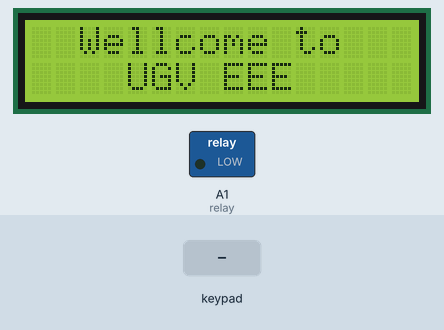
A sketch run on a simulated Arduino Uno, built with avr-gcc and run on an emulated ATmega328P. Parts: 16×2 character LCD, switched loads named in the sketch (green lamp = pin HIGH). The test bench sets the inputs (shaded band). Random numbers use the default seed unless the sketch sets one; the modem accepts every AT command (registered, SIM ready, sends succeed) and sends nothing else; what the sketch prints to the serial monitor is not drawn.

Above: at 1.2 s.
1.3 s: key '#' pressed
At 10.3 s:
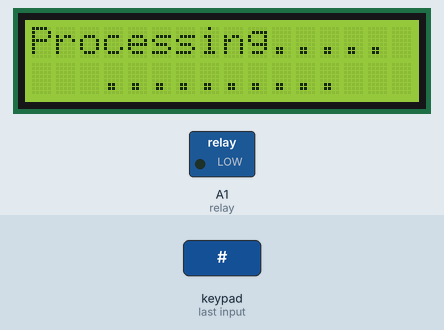
At 14.1 s:
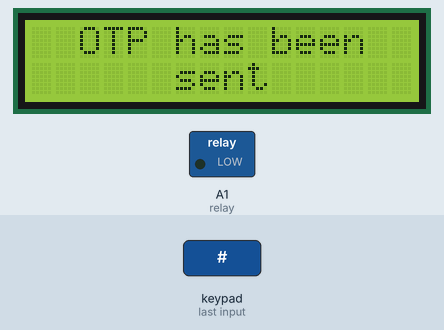
Timing chart, 0 to 15.6 s (numbered marks = the images above; inputs shaded):
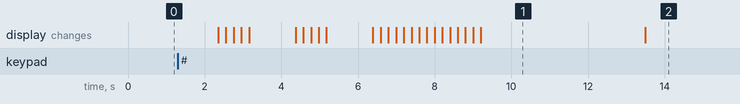

The sketch:

OTP_lock.ino
```cpp
#include <LiquidCrystal_I2C.h>
#include <SoftwareSerial.h>
SoftwareSerial gsm(3, 2);
#include <Keypad.h>

// Password Length
const int Password_Length = 4;
// Character to hold password input
String Data;
// Password
String password;

int mode=1  ;   //home=1  psword_gen=2   enter pass =3


// Pin connected to lock relay signal
int relay = A1;
int error=0;

// Counter for character entries
byte data_count = 0;

// Character to hold key input
char customKey;

// Constants for row and column sizes
const byte ROWS = 4;
const byte COLS = 4;

// Array to represent keys on keypad
char hexaKeys[ROWS][COLS] = {
  {'1', '2', '3', 'A'},
  {'4', '5', '6', 'B'},
  {'7', '8', '9', 'C'},
  {'*', '0', '#', 'D'}
};

// Connections to Arduino
byte rowPins[ROWS] = {13, 12, 11, 10};
byte colPins[COLS] = {9, 8, 5, 4};

// Create keypad object
Keypad customKeypad = Keypad(makeKeymap(hexaKeys), rowPins, colPins, ROWS, COLS);

// Create LCD object : Use 0x27 If 0x3F Doesn't work
LiquidCrystal_I2C lcd(0x27, 16, 2);

void setup() {
  // Setup LCD with backlight and initialize
  lcd.begin();
  Serial.begin(9600);
  gsm.begin(9600);
  lcd.backlight();
  randomSeed(analogRead(0));

  // Set relay as an OUTPUT pin
  pinMode(relay, OUTPUT);
}

void loop() {

  customKey = customKeypad.getKey();
  Serial.print(customKey);

  if (mode==1){
    mode1();
   }
   else if (mode==2){
    mode2();
   }
  else if (mode==3){
    mode3();
   }

   else if (mode==4){
    mode4();
   }

}

void clearData() {
  data_count = 0;
  Data ="";
}
```

GSM.ino
```cpp
  void send_sms(String x){

  Serial.println("Initializing...");
  delay(1000);

  gsm.println("AT"); //Handshaking with SIM900
  updateSerial();

  gsm.println("AT+CMGF=1"); // Configuring TEXT mode
  updateSerial();
  gsm.println("AT+CMGS=\"+8801759532528\"");//change ZZ with country code and xxxxxxxxxxx with phone number to sms
  updateSerial();
  gsm.print("Your OTP is : "+ x);
  Serial.print("done");
  updateSerial();
  gsm.write(26);
}

void updateSerial()
{
  delay(500);
  while (Serial.available())
  {
    gsm.write(Serial.read());//Forward what Serial received to Software Serial Port
  }
  while(gsm.available())
  {
    Serial.write(gsm                                                                         .read());//Forward what Software Serial received to Serial Port
  }
}
```

mode1.ino
```cpp
void mode1(){
  lcd.clear();
  lcd.setCursor(2, 0);
  lcd.print("Wellcome to");
  lcd.setCursor(4, 1);
  lcd.print("UGV EEE");
  if(customKey=='#'){
    delay(1000);
    mode=2;

  }
}
```

mode2.ino
```cpp
void mode2(){
  int t=200;
  lcd.clear();
    lcd.setCursor(0, 0);
  lcd.print("Processing");
    lcd.print(".");
    delay(t);
    lcd.print(".");
    delay(t);
    lcd.print(".");
    delay(t);
    lcd.print(".");
    delay(t);
    lcd.print(".");
    delay(t);
    delay(1000);
    lcd.clear();
    lcd.setCursor(0, 0);
    lcd.print("Processing");
    lcd.print(".");
    delay(t);
    lcd.print(".");
    delay(t);
    lcd.print(".");
    delay(t);
    lcd.print(".");
    delay(t);
    lcd.print(".");
    delay(t);
    delay(1000);
    password=random(1000,9999);
    lcd.clear();
    lcd.setCursor(0, 0);
    lcd.print("Processing");
    lcd.print(".");
    delay(t);
    lcd.print(".");
    delay(t);
    lcd.print(".");
    delay(t);
    lcd.print(".");
    delay(t);
    lcd.print(".");
    delay(t);
    lcd.setCursor(3, 1);
    lcd.print(".");
    delay(t);
    lcd.print(".");
    delay(t);
    lcd.print(".");
    delay(t);
    lcd.print(".");
    delay(t);
    lcd.print(".");
    delay(t);
    lcd.print(".");
    delay(t);
    lcd.print(".");
    delay(t);
    lcd.print(".");
    delay(t);
    lcd.print(".");
    delay(t);
    lcd.print(".");
    delay(t);
    delay(1000);
    send_sms(password);
    lcd.clear();
    lcd.setCursor(2, 0);
    lcd.print("OTP has been");
    lcd.setCursor(6, 1);
    lcd.print("sent");
    mode=3;
    delay(3000);
    lcd.clear();


}
```

mode3.ino
```cpp
void mode3(){
       // Initialize LCD and print
       //
    lcd.setCursor(0, 0);
    lcd.print("Enter Password:");
    if (customKey) {
      // Enter keypress into array and increment counter
      Data += customKey;
      lcd.setCursor(data_count, 1);
      lcd.print(Data[data_count]);
      data_count++;
    }

    if(error<3){
        if (data_count == Password_Length) {
          lcd.clear();

          if (Data == password) {
            // Correct Password
            lcd.print("Correct");
            // Turn on relay for 5 seconds
            digitalWrite(relay, HIGH);
            delay(5000);
            digitalWrite(relay, LOW);
            mode=1;
          }
          else {
            // Incorrect Password
            lcd.print("Incorrect");
            error+=1;
            delay(1000);
          }

          // Clear data and LCD display
          lcd.clear();
          clearData();
        }
       }
      else{
        mode=4;
        lcd.clear();
        lcd.setCursor(7, 0);

        lcd.print("3!");
        lcd.setCursor(2, 1);
        lcd.print("Wrong Attemped");
        delay(2000);

      }
}
```

mode4.ino
```cpp
void mode4(){
        lcd.clear();
        lcd.setCursor(0, 0);
       lcd.print("System Is locked");
       lcd.setCursor(6, 1);
       lcd.print("!!!!");
}
```

Measured:
- after the input at 1.3 s, the display: first changes after 1.1 s (image 1 shows a later state)
- what the display in image 1 shows lasts 4.3 s, from 9.2 s to 13.5 s
